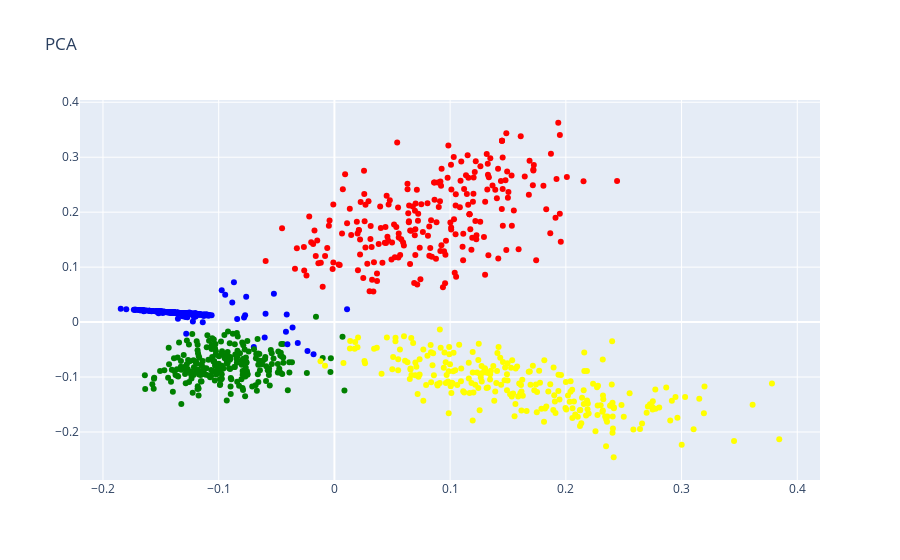

Notebook code cell kept with this figure:
### Code cell
pca = PCA(n_components=2)

result = pca.fit_transform(tfidf_matrix)
result = pd.DataFrame(result)
result.columns = ['X', 'Y']
result['cluster'] = data.cluster.values
result['texto'] = data.Text.apply(lambda val: val[:140])

colorsIdx = {'Russian': 'blue', 
             'Spanish': 'yellow',
             'Portuguese': 'green',
             'French': 'red'}

cols = data['cluster'].map(colorsIdx)

trace = go.Scatter(x=result['X'].values,
                   y=result['Y'].values,
                   text=result['texto'].values,
                   mode='markers',
                   marker=dict(color=cols)) 

layout = go.Layout(title="PCA")

fig = go.Figure(data=trace, layout=layout)
iplot(fig)

### Figure 1 — Plotly figure (JSON) as saved in the notebook; plotly's stock layout.template omitted (floating-point values rounded to 4 significant figures; data arrays with more than 128 entries replaced by an {"elided": "..."} marker saying what was removed)
{"data": [{"marker": {"color": {"elided": "1000 str values"}}, "mode": "markers", "text": {"elided": "1000 str values"}, "type": "scatter", "x": {"elided": "1000 float values"}, "y": {"elided": "1000 float values"}}], "layout": {"title": {"text": "PCA"}}}
